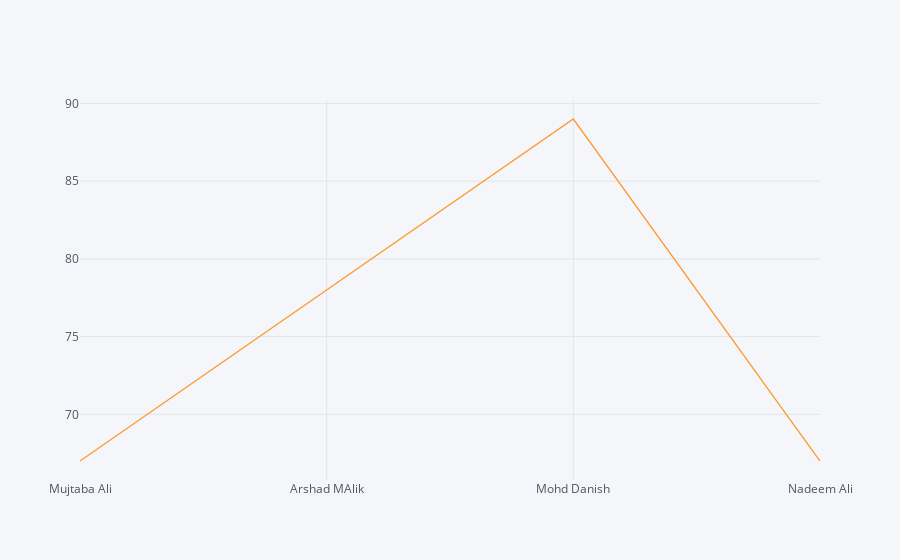

This figure's notebook cell:
### Code cell
mdf.iplot(x='Students',y='Marks')

### Figure 1 — Plotly figure (JSON) as saved in the notebook; plotly's stock layout.template omitted (floating-point values rounded to 4 significant figures)
{"data": [{"line": {"color": "rgba(255, 153, 51, 1.0)", "dash": "solid", "shape": "linear", "width": 1.3}, "mode": "lines", "name": "Marks", "text": "", "type": "scatter", "x": ["Mujtaba Ali", "Arshad MAlik", "Mohd Danish", "Nadeem Ali"], "y": [67, 78, 89, 67]}], "layout": {"legend": {"bgcolor": "#F5F6F9", "font": {"color": "#4D5663"}}, "paper_bgcolor": "#F5F6F9", "plot_bgcolor": "#F5F6F9", "title": {"font": {"color": "#4D5663"}}, "xaxis": {"gridcolor": "#E1E5ED", "showgrid": true, "tickfont": {"color": "#4D5663"}, "title": {"font": {"color": "#4D5663"}, "text": ""}, "zerolinecolor": "#E1E5ED"}, "yaxis": {"gridcolor": "#E1E5ED", "showgrid": true, "tickfont": {"color": "#4D5663"}, "title": {"font": {"color": "#4D5663"}, "text": ""}, "zerolinecolor": "#E1E5ED"}}}
